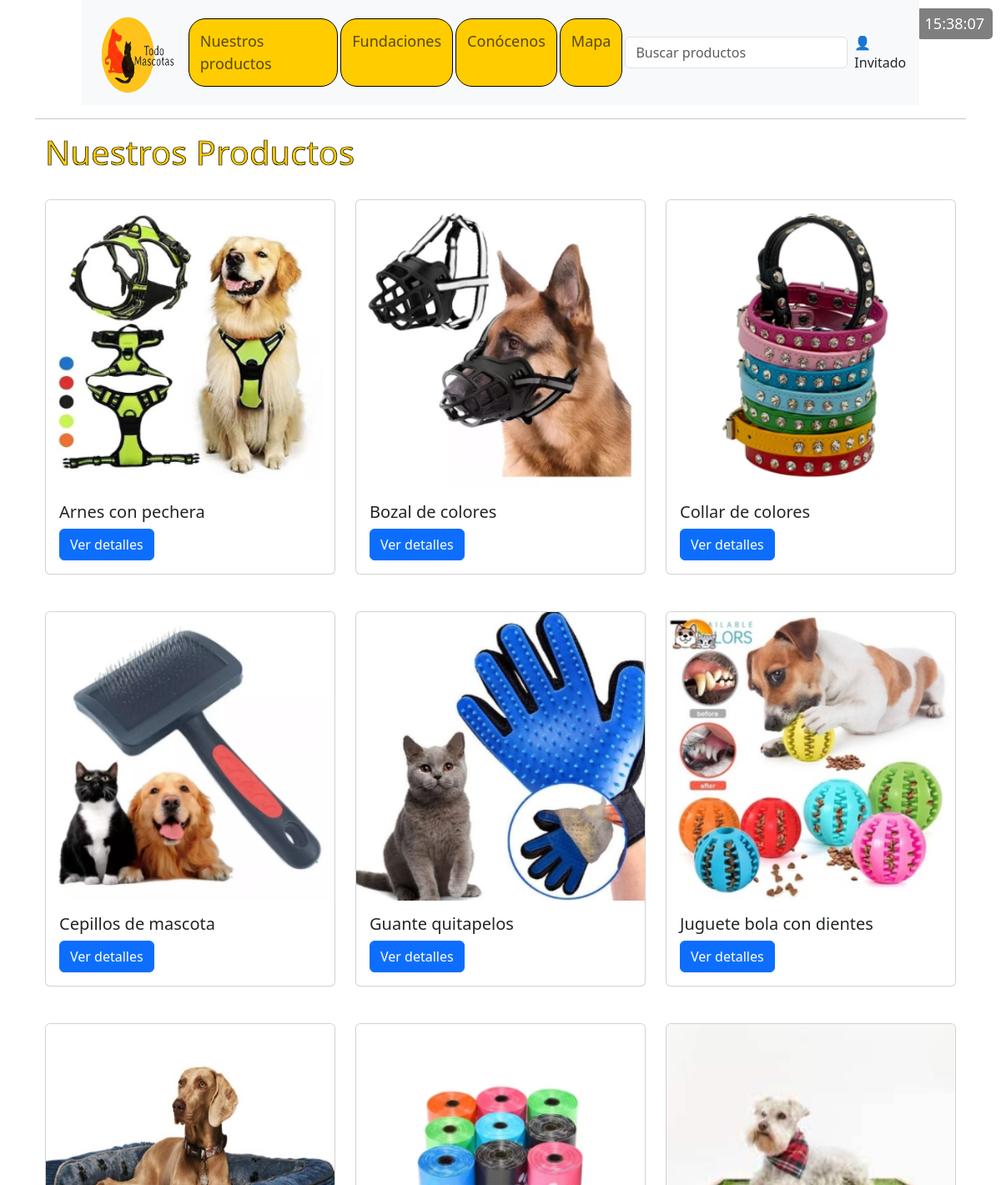
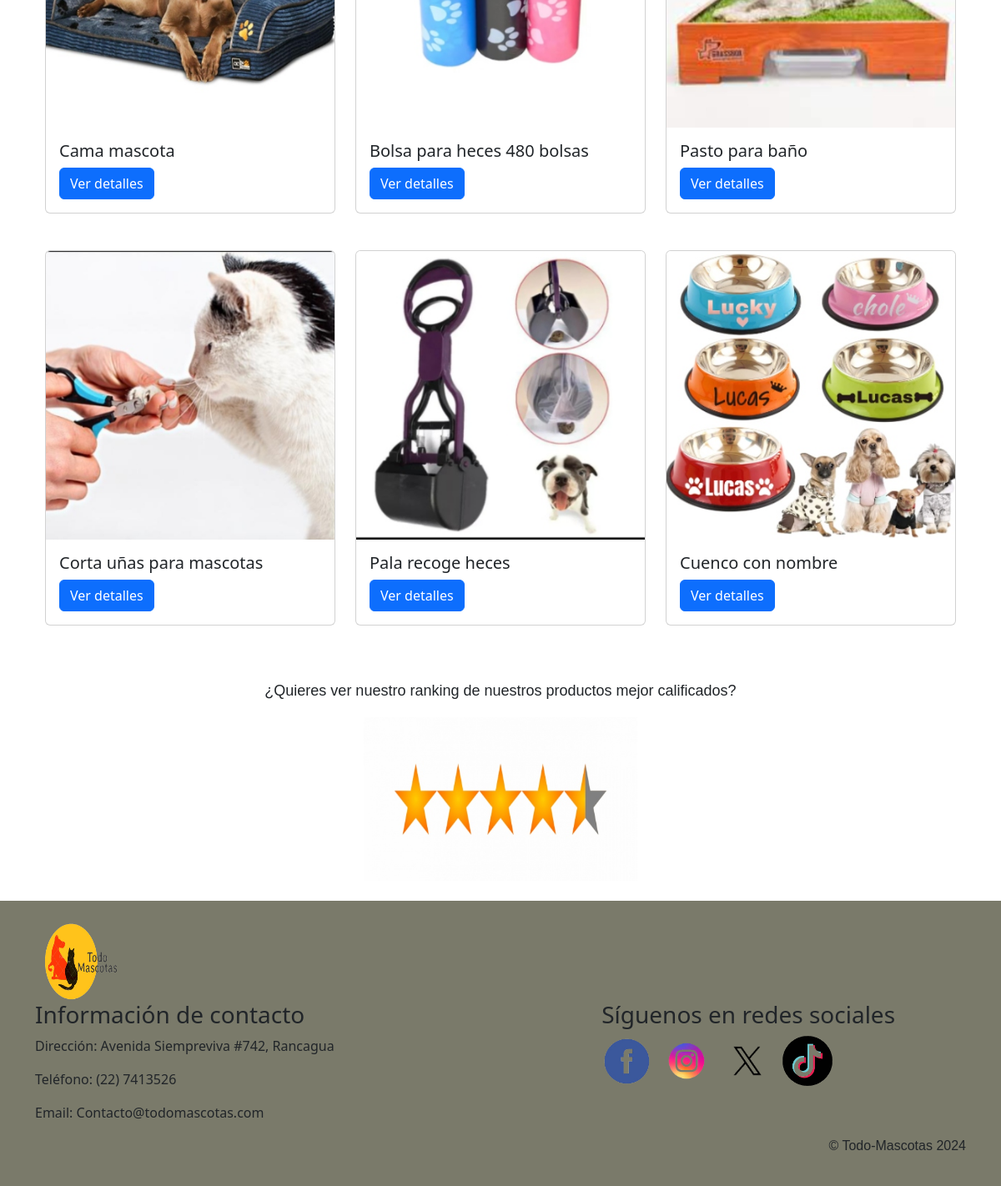
/Nuestros-productos/, run on the app's committed database (2 pictures, top to bottom).
### core/models.py (models this page shows, shortened)
class Producto(models.Model):
    nombre = models.CharField(max_length=100)
    descripcion = models.TextField()
    precio = models.PositiveIntegerField()  # Cambiado a PositiveIntegerField
    imagen = models.ImageField(upload_to='productos/', null=True, blank=True)
    stock = models.PositiveIntegerField(default=0)

### core/views.py (the view)
# urls.py: path('Nuestros-productos/', views.productos_list, name='Nuestros-productos'),
def productos_list(request):
    productos = Producto.objects.all()
    return render(request, 'Nuestros-productos.html', {'productos': productos})

### core/templates/Nuestros-productos.html (shortened to what this page needs)
{% extends 'base.html' %}
{% load static %}
{% block content %}
    <div class="container">
        <h1 class="titu8">Nuestros Productos</h1>
        <br>
        <div class="row row-cols-1 row-cols-md-3 g-4">
            {% for producto in productos %}
            <div class="col-md-4">
                <div class="card">
                    {% if producto.imagen %}
                    <img src="{{ producto.imagen.url }}" class="card-img-top img-fluid" alt="{{ producto.nombre }}">
                    {% endif %}
                    <div class="card-body">
                        <h5 class="card-title">{{ producto.nombre }}</h5>
                        {% if request.user.is_staff %}
                            <p>{{ producto.descripcion }}</p>
                            <p>Precio: ${{ producto.precio }}</p>
                            <p>Stock disponible: {{ producto.stock }}</p>
                                <div class="btn-group" role="group">
                                    <a href="{% url 'producto_update' producto.pk %}" class="btn btn-warning">Editar</a>
                                    <a href="{% url 'producto_delete' producto.pk %}" class="btn btn-danger">Eliminar</a>
                                </div>
                        {% else %}
                            <button type="button" class="btn btn-primary" data-bs-toggle="modal" data-bs-target="#ModalNuestro{{ forloop.counter }}">
                                Ver detalles
                            </button>
                        {% endif %}
                    </div>
                </div>
            </div>
            {% endfor %}
        </div>
    </div>
    <div class="container mt-5">
        <h1 class="tituprodes">¿Quieres ver nuestro ranking de nuestros productos mejor calificados?</h1>
        <div>
            <a href="{% url 'Ranking' %}">
                <img src="{% static 'Img/ranking-todomascotas.jpg' %}" class="ranking-img" alt="Ranking Todo-Mascotas">
            </a>
        </div>
    </div>
    <br>
{% endblock %}

### core/templates/base.html (shortened to what this page needs)
<!DOCTYPE html>
<html lang="en">
<head>
    {% load static %}
    <link rel="stylesheet" href="{% static 'Css/Estilos.css' %}">
    <link href="https://cdn.jsdelivr.net/npm/bootstrap@5.3.3/dist/css/bootstrap.min.css" rel="stylesheet">
</head>
<body>
    <main class="container">
        <span id="reloj" class="reloj"></span>
        <nav class="navbar navbar-expand-lg navbar-light bg-light">
            <div class="container-fluid">
                <a href="{% url 'Index' %}" class="navbar-brand" style="display: flex;">
                    <img class="imglogo" src="{% static 'img/todo mascotas.png' %}">
                </a>
                <div class="collapse navbar-collapse" id="opciones">
                    <ul class="navbar-nav me-auto mb-2 mb-lg-0">
                        <li class="nav-item">
                            <a class="nav-link" href="{% url 'Nuestros-productos' %}">Nuestros productos</a>
                        </li>
                        <li class="nav-item">
                            <a class="nav-link" href="{% url 'Fundaciones' %}"> Fundaciones</a>
                        </li>
                        <li class="nav-item">
                            <a class="nav-link" id="link-conocenos" href="{% url 'Index' %}#conocenos">Conócenos</a>
                        </li>
                        <li class="nav-item">
                            <a class="nav-link" href="{% url 'Mapa' %}">Mapa</a>
                        </li>
                    </ul>
                </div>
                <div class="d-flex align-items-center">
                    <input class="barrabusqueda form-control me-2" type="text" id="busqueda" placeholder="Buscar productos">
                    <div class="ccompra">
                        <span id="usuario-icono">&#128100;</span>
                        {% if user.is_authenticated %}
                            <span id="nombre-usuario">{{ user.username }}</span>
                            <span id="usuario-info">{% if user.is_staff %}Admin{% else %}Usuario{% endif %}</span>
                            <a id="cerrar-sesion" href="{% url 'logout' %}">&#10006;</a>
                        {% else %}
                            <span id="nombre-usuario">Invitado</span>
                        {% endif %}
                    </div>
                </div>
            </div>
        </nav>
        <hr>
    {% block content %}
    {% endblock %}
    </main>
    <div class="footercon">
    <footer class="footer">
        <div class="container">
            <div class="col-lg-2">
                <a href="{% url 'Index' %}">
                <img class="logo" src="{% static 'Img/todo mascotas.png' %}" alt="logotodomascotas">
                </a>
            </div>
            <div class="row">
                <div class="col-md-6">
                    <div class="info">
                        <h3>Información de contacto</h3>
                        <p>Dirección: Avenida Siempreviva #742, Rancagua</p>
                        <p>Teléfono: (22) 7413526</p>
                        <p>Email: Contacto@todomascotas.com</p>
                    </div>
                </div>
                <div class="col-md-6">
                    <div class="info1">
                        <h3>Síguenos en redes sociales</h3>
                            <ul class="list-inline">
                                <li class="list-inline-item"><a href="https://www.facebook.com/?locale=es_LA"><img class="imgfoo" src="{% static 'Img/img-footer-facebook.png' %}" alt="Facebook"></a></li>
                                <li class="list-inline-item"><a href="https://www.instagram.com"><img class="imgfoo" src="{% static 'Img/img-footer-instagram.png' %}" alt="Instagram"></a></li>
                                <li class="list-inline-item"><a href="https://twitter.com/?lang=es"><img class="imgfoo" src="{% static 'Img/img-footer-X.png' %}" alt="X"></a></li>
                                <li class="list-inline-item"><a href="https://www.tiktok.com/es/"><img class="imgfoo" src="{% static 'Img/img-footer-tiktok.png' %}" alt="Tiktok"></a></li>
                            </ul>
                    </div>
                </div>
                <p class="fooparra">&copy; Todo-Mascotas 2024</p>
            </div>
        </div>
    </footer>
    </div>
</body>
</html>

### core/static/Css/Estilos.css (style rules this page uses)
body { background-color: white; }
.nav-item { background-color: rgb(255, 204, 0); font-size: large; margin-right: 3px; border: 1px solid black; border-radius: 20px; padding: 5px; }
.imglogo { width: 100px; height: 100px; margin-left: auto; }
.barrabusqueda { margin-left: auto; margin-right: 15px; display: flex; align-items: center; }
.ccompra { margin-left: auto; }
.titu8 { font-size: 250%; color :rgb(255, 204, 0); -webkit-text-stroke: 0.7px black; }
.footer { background-color: #7a7a6a; padding: 50px; height: 300 px; width: 100%; }
.imgfoo { height: 60px; width: 60px; }
.logo { height: 100px; width: 100px; border: #f00505; }
.fooparra { text-align: right; font-family: 'Franklin Gothic Medium', 'Arial Narrow', Arial, sans-serif; }
.footercon { display: flex; align-items: center; max-width: 100%; }
.info1 { text-justify: top; margin-left: 20%; }
.card { height: 400px; overflow: hidden; }
.card-img-top { max-width: 100%; height: auto; }
.card-body { max-height: 400px; overflow: auto; }
.ranking-img { width: 30%; height: 30%; margin-left: 35%; margin-top: 0%; }
.tituprodes { font-family: Arial, Helvetica, sans-serif; font-size: x-large; margin-left: 20%; }
.reloj { position: fixed; top: 10px; right: 10px; color: #ffffff; font-size: 18px; background-color: rgba(0, 0, 0, 0.5); padding: 5px 10px; border-radius: 5px; }
@media screen and (max-width: 1200px) { .navbar { padding: 10px; max-width: 90%; margin: 0 auto; } }
@media screen and (max-width: 1200px) { .tituprodes { font-family: Arial, Helvetica, sans-serif; font-size: large; text-align: center; margin: 20px auto; max-width: 90%; } }
@media screen and (max-width: 1200px) { .card { height: auto; margin-bottom: 20px; } }
@media screen and (max-width: 1200px) { .card-img-top { max-width: 100%; height: auto; } }
@media screen and (max-width: 1200px) { .card-body { max-height: none; overflow: visible; } }
@media screen and (max-width: 1200px) { .footer { padding: 20px; max-width: 100%; margin: 0 auto; } }

### data on the page
Producto: imagen (picture), nombre "Arnes con pechera"
Producto: imagen (picture), nombre "Bozal de colores"
Producto: imagen (picture), nombre "Collar de colores"
Producto: imagen (picture), nombre "Cepillos de mascota"
Producto: imagen (picture), nombre "Guante quitapelos"
Producto: imagen (picture), nombre "Juguete bola con dientes"
Producto: imagen (picture), nombre "Cama mascota"
Producto: imagen (picture), nombre "Bolsa para heces 480 bolsas"
Producto: imagen (picture), nombre "Pasto para baño"
Producto: imagen (picture), nombre "Corta uñas para mascotas"
Producto: imagen (picture), nombre "Pala recoge heces"
Producto: imagen (picture), nombre "Cuenco con nombre"
